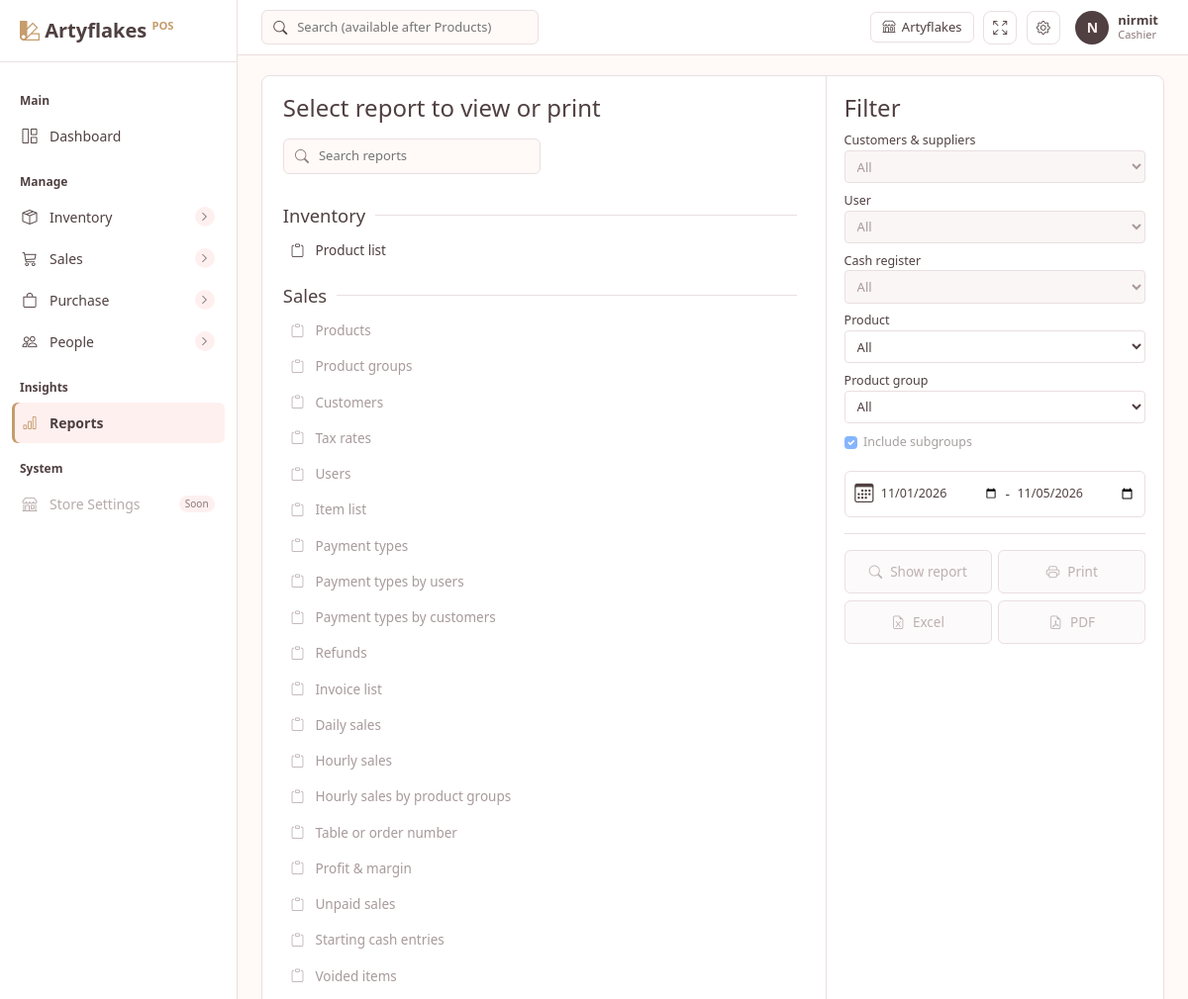
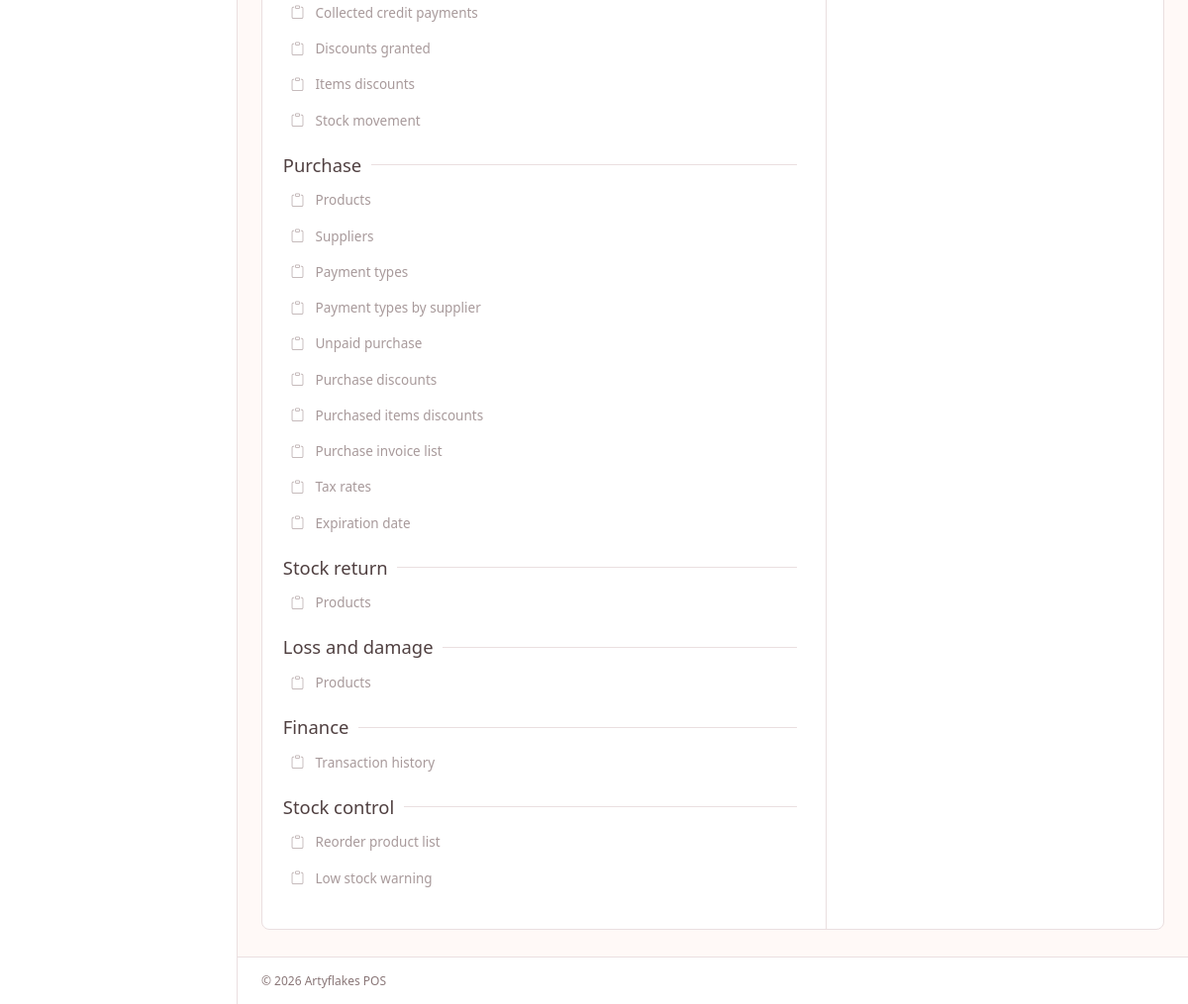
The page /reports/ (signed in) on the database its author committed (2 pictures, top to bottom).
### accounts/models.py (models this page shows)
class User(AbstractUser):
    class Role(models.TextChoices):
        ADMIN = "admin", "Admin"
        CASHIER = "cashier", "Cashier"
    role = models.CharField(max_length=20, choices=Role.choices, default=Role.CASHIER)
    phone = models.CharField(max_length=15, blank=True)
    @property
    def is_admin_role(self):
        return self.is_superuser or self.role == self.Role.ADMIN

### reports/views.py (the view)
# urls.py: path("", views.ReportIndex.as_view(), name="index"),
class ReportIndex(AdminRequiredMixin, TemplateView):
    template_name = "reports/index.html"
    def get_context_data(self, **kwargs):
        ctx = super().get_context_data(**kwargs)
        today = timezone.localdate()
        ctx.update(
            sections=SECTIONS,
            products=Product.objects.only("id", "name").order_by("name"),
            categories=Category.objects.all(),
            date_from=today.replace(day=1),
            date_to=today,
        )
        return ctx

### core/permissions.py (called while the page is built)
    def test_func(self):
        return self.request.user.is_authenticated and self.request.user.is_admin_role

### templates/reports/index.html (shortened to what this page needs)
{% extends "base.html" %}
{% load static %}
{% block extra_css %}<link href="{% static 'css/reports.css' %}" rel="stylesheet">{% endblock %}
{% block content %}
<div class="rp-layout">
  <section class="rp-list">
    <div class="rp-top">
      <h4>Select report to view or print</h4>
      <div class="rp-search">
        <i class="bi bi-search"></i>
        <input id="rpSearch" type="text" placeholder="Search reports" autocomplete="off">
      </div>
    </div>
    <p class="rp-note" id="rpNote"></p>
    <div class="rp-scroll">
      {% for section in sections %}
      <div class="rp-section">
        <h5><span>{{ section.title }}</span></h5>
        {% for r in section.reports %}
          <button type="button" class="rp-item{% if not r.ready %} soon{% endif %}" data-slug="{{ r.slug }}" data-ready="{% if r.ready %}1{% else %}0{% endif %}">
            <i class="bi bi-clipboard"></i> {{ r.title }}
          </button>
        {% endfor %}
      </div>
      {% endfor %}
    </div>
  </section>
  <aside class="rp-filter">
    <h4>Filter</h4>
    <form id="rpForm" onsubmit="return false">
      <label>Customers &amp; suppliers</label>
      <select disabled title="Available with sales and purchase reports"><option>All</option></select>
      <label>User</label>
      <select disabled title="Available with sales reports"><option>All</option></select>
      <label>Cash register</label>
      <select disabled title="Available with sales reports"><option>All</option></select>
      <label>Product</label>
      <select name="product">
        <option value="">All</option>
      </select>
      <label>Product group</label>
      <select name="group">
        <option value="">All</option>
      </select>
      <div class="form-check rp-check">
        <input class="form-check-input" type="checkbox" id="rpSub" checked disabled>
        <label class="form-check-label" for="rpSub">Include subgroups</label>
      </div>
      <div class="rp-dates" title="Used by sales and purchase reports">
        <i class="bi bi-calendar3"></i>
        <input type="date" name="date_from" value="{{ date_from|date:'Y-m-d' }}">
        <span>-</span>
        <input type="date" name="date_to" value="{{ date_to|date:'Y-m-d' }}">
      </div>
    </form>
    <div class="rp-actions">
      <button type="button" class="rp-btn" id="btnShow" disabled><i class="bi bi-search"></i> Show report</button>
      <button type="button" class="rp-btn" id="btnPrint" disabled><i class="bi bi-printer"></i> Print</button>
      <button type="button" class="rp-btn" id="btnExcel" disabled title="Downloads a CSV file that opens in Excel"><i class="bi bi-file-earmark-excel"></i> Excel</button>
      <button type="button" class="rp-btn" id="btnPdf" disabled title="Choose 'Save as PDF' in the print window"><i class="bi bi-file-earmark-pdf"></i> PDF</button>
    </div>
  </aside>
</div>
{% endblock %}

### templates/base.html (shortened to what this page needs)
{% load static %}
<!DOCTYPE html>
<html lang="en">
<head>
  <link href="https://cdn.jsdelivr.net/npm/bootstrap@5.3.3/dist/css/bootstrap.min.css" rel="stylesheet">
  <link href="https://cdn.jsdelivr.net/npm/bootstrap-icons@1.11.3/font/bootstrap-icons.min.css" rel="stylesheet">
  <link href="{% static 'css/app.css' %}" rel="stylesheet">
  {% block extra_css %}{% endblock %}
</head>
<body>
{% if user.is_authenticated %}
<div class="app-shell">
  <aside class="sidebar" id="sidebar">
    <div class="sidebar-brand">
      <i class="bi bi-palette2"></i> Artyflakes <span>POS</span>
    </div>
    <nav class="sidebar-nav">
      <div class="nav-label">Main</div>
      <a class="side-link {% if request.resolver_match.view_name == 'dashboard:home' %}active{% endif %}" href="{% url 'dashboard:home' %}">
        <i class="bi bi-grid-1x2"></i> Dashboard
      </a>
      <div class="nav-label">Manage</div>
      {% with inv=request.resolver_match.app_name pu=request.resolver_match.url_name %}
      <button class="side-link nav-toggle {% if inv != 'inventory' %}collapsed{% endif %}" type="button" data-bs-toggle="collapse" data-bs-target="#grpInventory" aria-expanded="{% if inv == 'inventory' %}true{% else %}false{% endif %}">
        <i class="bi bi-box-seam"></i> Inventory
        <span class="chev"><i class="bi bi-chevron-right"></i></span>
      </button>
      {% endwith %}
      <button class="side-link nav-toggle collapsed" type="button" data-bs-toggle="collapse" data-bs-target="#grpSales" aria-expanded="false">
        <i class="bi bi-cart3"></i> Sales
        <span class="chev"><i class="bi bi-chevron-right"></i></span>
      </button>
      <button class="side-link nav-toggle collapsed" type="button" data-bs-toggle="collapse" data-bs-target="#grpPurchase" aria-expanded="false">
        <i class="bi bi-bag"></i> Purchase
        <span class="chev"><i class="bi bi-chevron-right"></i></span>
      </button>
      {% if user.is_admin_role %}
      {% with pa=request.resolver_match.app_name %}
      <button class="side-link nav-toggle {% if pa != 'people' %}collapsed{% endif %}" type="button" data-bs-toggle="collapse" data-bs-target="#grpPeople" aria-expanded="{% if pa == 'people' %}true{% else %}false{% endif %}">
        <i class="bi bi-people"></i> People
        <span class="chev"><i class="bi bi-chevron-right"></i></span>
      </button>
      {% endwith %}
      {% endif %}
      {% if user.is_admin_role %}
      <div class="nav-label">Insights</div>
      <a class="side-link {% if request.resolver_match.app_name == 'reports' %}active{% endif %}" href="{% url 'reports:index' %}">
        <i class="bi bi-bar-chart"></i> Reports
      </a>
      {% endif %}
      <div class="nav-label">System</div>
      <a class="side-link disabled"><i class="bi bi-shop"></i> Store Settings <em>Soon</em></a>
    </nav>
  </aside>
  <div class="main-area">
    <header class="topbar">
      <div class="topbar-search d-none d-md-flex">
        <i class="bi bi-search"></i>
        <input type="text" placeholder="Search (available after Products)" disabled>
      </div>
      <div class="topbar-right">
                <a class="store-chip d-none d-md-inline-flex" href="{% url 'pos:screen' %}" title="Open POS"><i class="bi bi-shop"></i> Artyflakes</a>
        <button class="icon-btn" id="fullscreenBtn" title="Full screen"><i class="bi bi-arrows-fullscreen"></i></button>
        {% if user.is_admin_role %}
        <a class="icon-btn" href="{% url 'admin:index' %}" title="Admin panel"><i class="bi bi-gear"></i></a>
        {% endif %}
        <div class="dropdown">
          <button class="profile-btn" data-bs-toggle="dropdown">
            <span class="avatar">{{ user.username|slice:":1"|upper }}</span>
            <span class="d-none d-md-block text-start lh-1">
              <strong>{{ user.get_full_name|default:user.username }}</strong>
              <small>{{ user.get_role_display }}</small>
            </span>
          </button>
        </div>
      </div>
    </header>
    <main class="content">
      {% block content %}{% endblock %}
    </main>
    <footer class="app-footer">© {% now "Y" %} Artyflakes POS</footer>
  </div>
</div>
{% else %}
  {% block auth_content %}{% endblock %}
{% endif %}
</body>
</html>

### static/css/app.css (style rules this page uses)
:root { --primary: #504041; --secondary: #C69C6D; --accent: #FFBBC0; --cream: #FFF0F0; --bg: #FFF9F7; --card-bg: #FFFFFF; --border: #EADFE0; --text: #504041; --muted: #8A7778; --sidebar-w: 240px; --sidebar-bg: #FFFFFF; --sidebar-active: #FFF0F0; --btn-primary: #504041; --btn-secondary: #C69C6D; --btn-accent: #FFBBC0; --card-1: #504041; --card-2: #C69C6D; --card-3: #FFBBC0; --card-4: #B99A9B; --chart-1: #504041; --chart-2: #C69C6D; --chart-3: #FFBBC0; --chart-4: #B99A9B; --success: #8B9B78; --danger: #C77B7B; --warning: #C69C6D; --info: #B99A9B; --tint-gold: #F6EBDD; --tint-green: #EDF1E8; --tint-red: #F8E7E7; --tint-info: #F3EAEA; }
body { background: var(--bg); color: var(--text); font-size: 14px; }
a { text-decoration: none; }
.app-shell { display: flex; min-height: 100vh; }
.main-area { flex: 1; min-width: 0; margin-left: var(--sidebar-w, 240px); display: flex; flex-direction: column; }
.content { padding: 1.25rem 1.5rem; flex: 1; }
.app-footer { padding: .9rem 1.5rem; color: var(--muted); font-size: 12px; border-top: 1px solid var(--border); background: var(--card-bg); }
.sidebar { position: fixed; top: 0; bottom: 0; left: 0; width: var(--sidebar-w, 240px); background: var(--sidebar-bg, #FFFFFF); border-right: 1px solid var(--border); display: flex; flex-direction: column; z-index: 1040; overflow-y: auto; }
.sidebar-brand { padding: 1rem 1.25rem; font-size: 1.25rem; font-weight: 700; color: var(--primary); border-bottom: 1px solid var(--border); }
.sidebar-brand i { color: var(--secondary); }
.sidebar-brand span { color: var(--secondary); font-size: .7rem; vertical-align: super; }
.sidebar-nav { padding: .75rem; }
.nav-label { font-size: 12px; font-weight: 700; color: var(--primary); margin: 1.1rem .5rem .4rem; }
.side-link { display: flex; align-items: center; gap: .6rem; width: 100%; padding: .55rem .65rem; border: 0; background: transparent; text-align: left; border-radius: 6px; color: var(--text); margin-bottom: 2px; }
.side-link i { font-size: 15px; width: 18px; }
.side-link.active { background: var(--sidebar-active); color: var(--primary); font-weight: 600; box-shadow: inset 3px 0 0 var(--secondary); }
.side-link.active i { color: var(--secondary); }
.side-link.disabled { color: #B8AAAB; cursor: not-allowed; pointer-events: none; }
.side-link em, .sub-link em { margin-left: auto; font-style: normal; font-size: 10px; background: var(--cream); color: var(--muted); padding: 1px 6px; border-radius: 10px; }
.nav-toggle .chev { margin-left: auto; width: 20px; height: 20px; border-radius: 50%; background: var(--cream); display: inline-flex; align-items: center; justify-content: center; }
.nav-toggle .chev i { font-size: 10px; width: auto; transition: transform .15s ease; }
.topbar { position: sticky; top: 0; z-index: 1030; background: var(--card-bg); border-bottom: 1px solid var(--border); display: flex; align-items: center; gap: 1rem; padding: .6rem 1.5rem; }
.topbar-search { align-items: center; gap: .5rem; border: 1px solid var(--border); border-radius: 6px; padding: .35rem .7rem; width: 280px; background: var(--bg); }
.topbar-search input { border: 0; outline: 0; background: transparent; width: 100%; font-size: 13px; color: var(--text); }
.topbar-right { margin-left: auto; display: flex; align-items: center; gap: .6rem; }
.store-chip { align-items: center; gap: .4rem; border: 1px solid var(--border); border-radius: 6px; padding: .3rem .7rem; font-size: 13px; }
.icon-btn { width: 34px; height: 34px; display: inline-flex; align-items: center; justify-content: center; border: 1px solid var(--border); background: var(--card-bg); border-radius: 8px; color: var(--text); }
.profile-btn { display: flex; align-items: center; gap: .55rem; border: 0; background: transparent; color: var(--text); }
.profile-btn strong { display: block; font-size: 13px; }
.profile-btn small { color: var(--muted); font-size: 11px; }
.avatar { width: 34px; height: 34px; border-radius: 50%; background: var(--primary); color: var(--cream); display: inline-flex; align-items: center; justify-content: center; font-weight: 700; }
a.store-chip { color: var(--text); }

### rows shown on the page
User: username "N", get_full_name "nirmit", role "Cashier"

### other values the page prints
{{ section.title }} "Inventory" "Sales" "Purchase" "Stock return" "Loss and damage" "Finance" "Stock control"
{{ r.title }} "Product list" "Products" "Product groups" "Customers" "Tax rates" "Users" "Item list" "Payment types" "Payment types by users" "Payment types by customers" "Refunds" "Invoice list" "Daily sales" "Hourly sales" "Hourly sales by product groups" "Table or order number" "Profit & margin" "Unpaid sales" "Starting cash entries" "Voided items" "Collected credit payments" "Discounts granted" "Items discounts" "Stock movement" "Products" "Suppliers" "Payment types" "Payment types by supplier" "Unpaid purchase" "Purchase discounts" "Purchased items discounts" "Purchase invoice list" "Tax rates" "Expiration date" "Products" "Products" "Transaction history" "Reorder product list" "Low stock warning"
